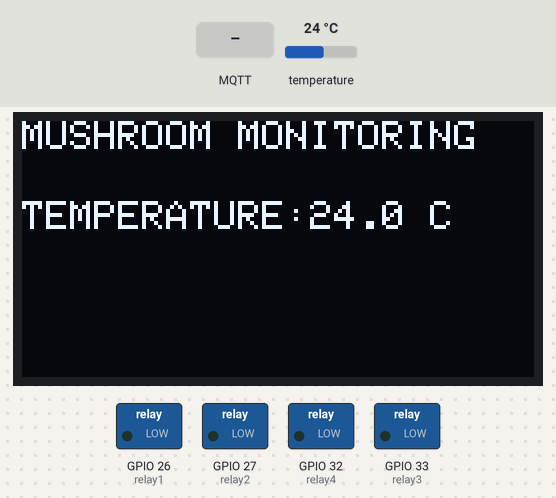
Simulated run of this sketch. Board: ESP32. Parts: 128×64 one-colour display, switched loads named in the sketch (green lamp = pin HIGH). Inputs (shaded band) come from the test bench; at power-on: temperature 24 °C. WiFi joins after 1.5 s; servers stay silent unless stated; no MQTT or app messages arrive unless stated; what the sketch prints to the serial monitor is not drawn.

Above: at 3.3 s.
3.4 s: temperature set to 12 °C
At 5.9 s:
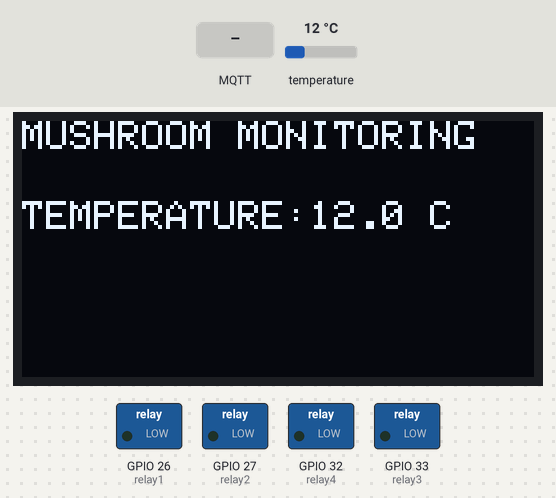
6.2 s: MQTT message "on" arrives on the first subscribed topic
At 7.8 s:
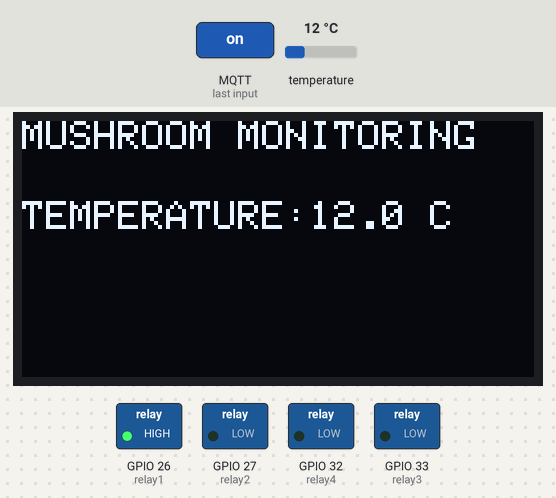
8.2 s: MQTT message "on" arrives on the second subscribed topic
At 9.3 s:
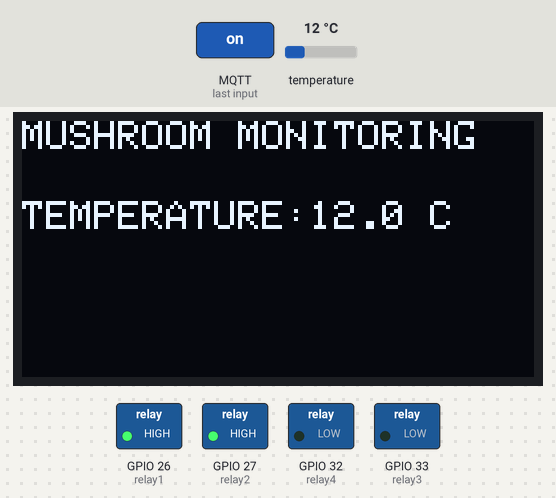
10.2 s: MQTT message "off" arrives on the first subscribed topic
At 11.9 s:
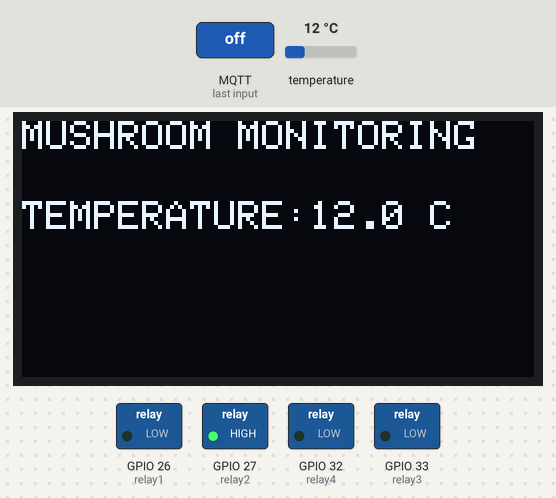
12.2 s: MQTT message "on" arrives on the third subscribed topic
At 13.7 s:
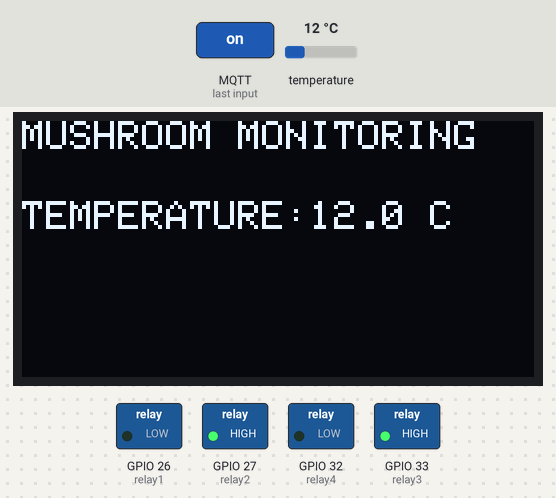
14.2 s: MQTT message "off" arrives on the second subscribed topic
At 15.3 s:
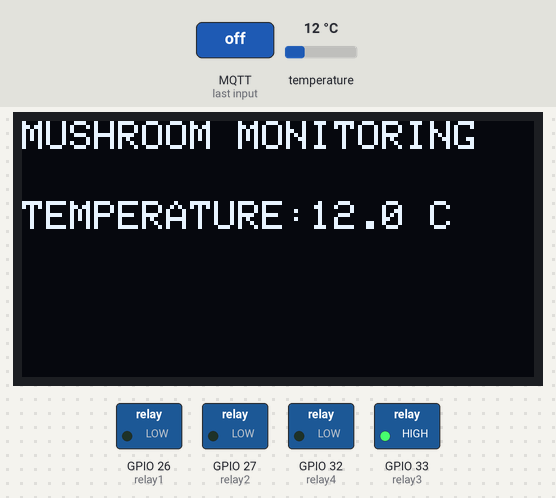
Timing chart, 0 to 17.2 s (numbered marks = the images above; inputs shaded):
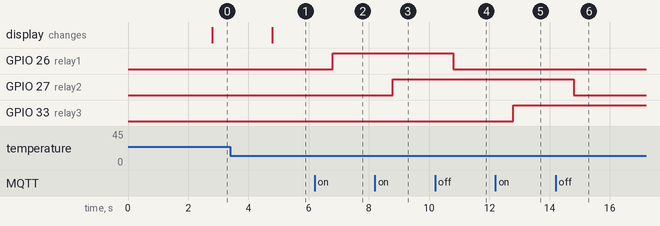

Measured:
- after the input at 3.4 s, the display: changes after 1.4 s (image 1)
- after the input at 6.2 s, GPIO 26 (relay1): LOW → HIGH after 0.60 s
- after the input at 8.2 s, GPIO 27 (relay2): LOW → HIGH after 0.60 s
- after the input at 10.2 s, GPIO 26 (relay1): HIGH → LOW after 0.60 s
- after the input at 12.2 s, GPIO 33 (relay3): LOW → HIGH after 0.60 s
- after the input at 14.2 s, GPIO 27 (relay2): HIGH → LOW after 0.60 s

The sketch:

TEMPERATURELAMPCONTROL.ino
```cpp
#include <OneWire.h>
#include <DallasTemperature.h>
#include <WiFi.h>
#include <PubSubClient.h>
//------------oled display --------------
#include <Adafruit_GFX.h>
#include <Adafruit_SSD1306.h>

//---- on board GPIO ---------
#define oneWireBus 15
#define relay1 26
#define relay2 27
#define relay3 33
#define relay4 32

//------ oled display -----------------------
#define SCREEN_WIDTH 128 // OLED display width, in pixels
#define SCREEN_HEIGHT 64 // OLED display height, in pixels
// Declaration for an SSD1306 display connected to I2C (SDA, SCL pins)
Adafruit_SSD1306 display(SCREEN_WIDTH, SCREEN_HEIGHT, &Wire, -1);

//----ISTIHAR SENSOR SUHU DS18B20 ---------------------------------------------------------------------
OneWire oneWire(oneWireBus);
DallasTemperature sensors(&oneWire);
//----------------------------------- end -------------------------------------------------------------

//----------- wifi and Broker -------------------------
//------perlu ubah nama wifi dan password --------------
//const char* ssid = "Kimz";
//const char* password = "hakim123";

//const char* ssid = "COT Hotspot";
//const char* password = "cotjkm#ptsb";

const char* ssid = "JKM M.LOJI";
const char* password = "loji@ptsb";

//------------------------------------------------------

const char* mqtt_server = "broker.hivemq.com";

WiFiClient espClient;
PubSubClient client(espClient);

//-------- Data variable
long lastMsg = 0;
char msg[50];
int value = 0;
String AzaText;
char dataPotString[8];
float temperatureC;

//---- pembolehubah memori data tersimpan dari bacaan sensor ------

float tempC;


void setup() {
pinMode(relay1,OUTPUT);
pinMode(relay2,OUTPUT);
pinMode(relay3,OUTPUT);
pinMode(relay4,OUTPUT);


Serial.begin(115200);

if(!display.begin(SSD1306_SWITCHCAPVCC, 0x3C)) { // Address 0x3D for 128x64
    Serial.println(F("SSD1306 allocation failed"));
    for(;;);
  }

  setup_wifi();
  client.setServer(mqtt_server, 1883);
  client.setCallback(callback);

  sensors.begin();

}

void loop() {

  if (!client.connected()) {
    reconnect();
  }
  client.loop();

 long now = millis();

  if (now - lastMsg > 2000) {
      lastMsg = now;

//----sensor 1-----------------------------------
sensorTemp();


//----coding for OLED screen-----------------------------------
    display.clearDisplay();
    display.setCursor(0,0);
    display.println("MUSHROOM MONITORING");
    display.setTextSize(1);
    display.setTextColor(WHITE,BLACK);

      display.setCursor(0,20);
    display.print("TEMPERATURE:");
    display.print(tempC,1);
    display.print(" C");
  display.display();


  }
}
```

TemperatureSens.ino
```cpp
void sensorTemp(void)
{

  sensors.requestTemperatures();
  tempC = sensors.getTempCByIndex(0);
   Serial.println(tempC);
   //delay(1000);

   dtostrf(tempC,1,2,dataPotString);
   Serial.print("bacaan suhu : ");
   Serial.println("tempC");
   client.publish("Hakimz/DS18B20",dataPotString);

  }
```

Wifi.ino
```cpp
void setup_wifi() {
  delay(10);
  // We start by connecting to a WiFi network
  Serial.println();
  Serial.print("Connecting to ");
  Serial.println(ssid);

  WiFi.begin(ssid, password);

  while (WiFi.status() != WL_CONNECTED) {
    delay(500);
    Serial.print(".");
  }

  Serial.println("");
  Serial.println("WiFi connected");
  Serial.println("IP address: ");
  Serial.println(WiFi.localIP());
}

void callback(char* topic, byte* message, unsigned int length) {
  Serial.print("Message arrived on topic: ");
  Serial.print(topic);
  Serial.print(". Message: ");
  String messageTemp;

  for (int i = 0; i < length; i++) {
    Serial.print((char)message[i]);
    messageTemp += (char)message[i];
  }
  Serial.println();

  // Feel free to add more if statements to control more GPIOs with MQTT

// Kawalan RELAY 1 ------------------------------------------------

  if (String(topic) == "Hakimz/relay1") {
    Serial.print("Changing output to ");
    if(messageTemp == "on"){
      Serial.println("on");
      digitalWrite(relay1, HIGH);
    }
    else if(messageTemp == "off"){
      Serial.println("off");
      digitalWrite(relay1, LOW);
    }
  }

// Kawalan RELAY 2 ------------------------------------------------

  if (String(topic) == "Hakimz/relay2") {
    Serial.print("Changing output to ");
    if(messageTemp == "on"){
      Serial.println("on");
      digitalWrite(relay2, HIGH);
    }
    else if(messageTemp == "off"){
      Serial.println("off");
      digitalWrite(relay2, LOW);
    }
  }

// Kawalan RELAY 3 ------------------------------------------------

  if (String(topic) == "Hakimz/relay3") {
    Serial.print("Changing output to ");
    if(messageTemp == "on"){
      Serial.println("on");
      digitalWrite(relay3, HIGH);
    }
    else if(messageTemp == "off"){
      Serial.println("off");
      digitalWrite(relay3, LOW);
    }
  }

// Kawalan RELAY 4 ------------------------------------------------

  if (String(topic) == "Hakimz/relay4") {
    Serial.print("Changing output to ");
    if(messageTemp == "on"){
      Serial.println("on");
      digitalWrite(relay4, HIGH);
    }
    else if(messageTemp == "off"){
      Serial.println("off");
      digitalWrite(relay4, LOW);
    }
  }

//---------------------------------------------------------------
}

void reconnect() {
  // Loop until we're reconnected
  while (!client.connected()) {
    Serial.print("Attempting MQTT connection...");
//--------------------------------------------------------------------------
    // Attempt to connect
    if (client.connect("KimzPROJECT_2023")) {
//--------------------------------------------------------------------------
      Serial.println("connected");
//--------------------------------------------------------------------------
      // Subscribe
      client.subscribe("Hakimz/relay1");
      client.subscribe("Hakimz/relay2");
      client.subscribe("Hakimz/relay3");
      client.subscribe("Hakimz/relay4");
//--------------------------------------------------------------------------
    } else {
      Serial.print("failed, rc=");
      Serial.print(client.state());
      Serial.println(" try again in 5 seconds");
      // Wait 5 seconds before retrying
      delay(5000);
    }
  }
}
```
